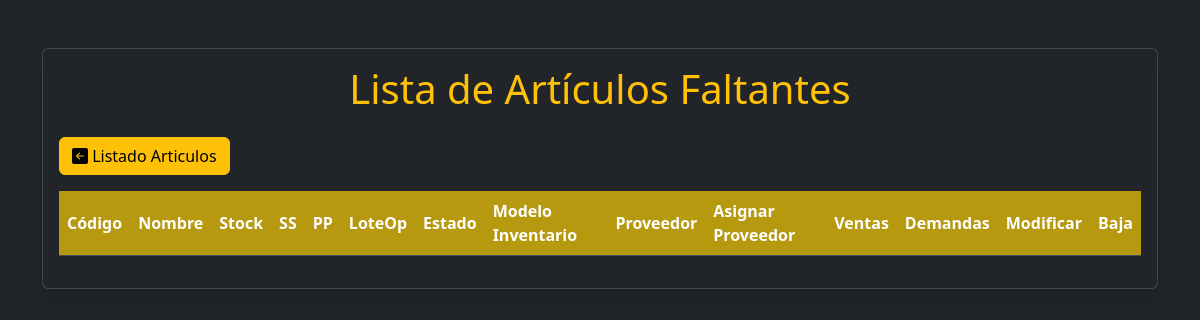
The page /lista_articulos_faltantes/ on the database as committed earlier.
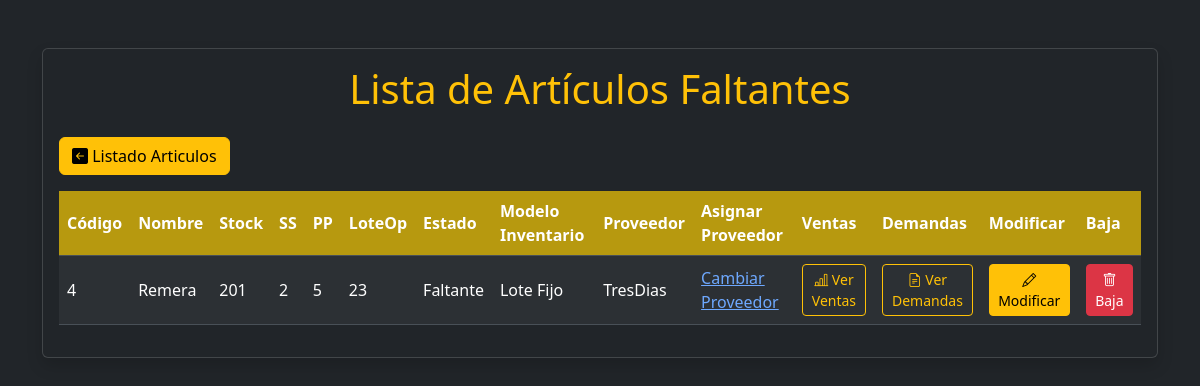
The same page on the database as committed later.
### stock/models.py (models this page shows)
class Articulo(models.Model):
    codArticulo = models.AutoField(primary_key=True)
    fechaAltaArticulo = models.DateField(auto_now_add=True)
    fechaBajaArticulo = models.DateField(null=True, blank=True, max_length=30)
    nombreArticulo = models.CharField(max_length=30)
    stockArticulo = models.IntegerField()
    puntoPedido = models.IntegerField(default=0)
    stockSeguridad = models.IntegerField(default=0)
    loteOptimo = models.IntegerField(default=0)
    cantidasIntervaloFijo = models.IntegerField(default=0)
    estado = models.ForeignKey(EstadoArticulo, on_delete=models.CASCADE, related_name='articulos')
    modeloInventario = models.ForeignKey(ModeloInventario, on_delete=models.CASCADE, related_name="articulos")
    proveedor = models.ForeignKey(Proveedor, on_delete=models.CASCADE, related_name='articulos', null=True)

class EstadoArticulo(models.Model):
    codEA = models.AutoField(primary_key=True)
    nombreEA = models.CharField(max_length=30,null=False)
    fechaHoraBajaEA = models.DateField(null=True, blank=True)

class ModeloInventario(models.Model):
    codMI = models.AutoField(primary_key=True)
    nombreMI = models.CharField(max_length=30,null=False)

class Proveedor(models.Model):
    codProveedor = models.AutoField(primary_key=True)
    fechaBajaProveedor = models.DateField(null=True, blank=True)
    nombreProveedor = models.CharField(null=False, blank=False, max_length=30)
    diasDeDemora = models.IntegerField(null=False, blank=False)
    precioXunidad = models.FloatField(null=False, blank=False)
    costo_pedido = models.FloatField(null=False, blank=False)

### stock/views.py (the view)
# urls.py: path('lista_articulos_faltantes/', ListaArticulosFaltantes.as_view(), name='lista_articulos_faltantes'),
class ListaArticulosFaltantes(ListView):
    model = Articulo
    template_name = 'listar_articulos_faltantes.html'
    context_object_name = 'articulos'
    def get_queryset(self):
        return Articulo.objects.filter(fechaBajaArticulo__isnull=True, estado__nombreEA='Faltante')

### stock/Templates/listar_articulos_faltantes.html (shortened to what the changed rows need)
<!DOCTYPE html>
<html lang="en" data-bs-theme="dark">
<head>
    <link href="https://cdn.jsdelivr.net/npm/bootstrap@5.3.3/dist/css/bootstrap.min.css" rel="stylesheet"
>
    <link rel="stylesheet" href="https://cdn.jsdelivr.net/npm/bootstrap-icons@1.11.3/font/bootstrap-icons.min.css">
</head>
<body>
    <div class="container mt-5">
        <div class="card shadow">
            <div class="card-body">
                <h1 class="card-title mb-4 text-center text-warning">Lista de Artículos Faltantes</h1>
                <div class="table-responsive">
                    <table class="table table-striped table-hover">
                        <thead>
                            <tr>
                                <th scope="col" style="background-color: rgba(221, 182, 9, 0.795);">Código</th>
                                <th scope="col" style="background-color: rgba(221, 182, 9, 0.795);">Nombre</th>
                                <th scope="col" style="background-color: rgba(221, 182, 9, 0.795);">Stock</th>
                                <th scope="col" style="background-color: rgba(221, 182, 9, 0.795);">SS</th>
                                <th scope="col" style="background-color: rgba(221, 182, 9, 0.795);">PP</th>
                                <th scope="col" style="background-color: rgba(221, 182, 9, 0.795);">LoteOp</th>
                                <th scope="col" style="background-color: rgba(221, 182, 9, 0.795);">Estado</th>
                                <th scope="col" style="background-color: rgba(221, 182, 9, 0.795);">Modelo Inventario</th>
                                <th scope="col" style="background-color: rgba(221, 182, 9, 0.795);">Proveedor</th>
                                <th scope="col" style="background-color: rgba(221, 182, 9, 0.795);">Asignar Proveedor</th>
                                <th scope="col" style="background-color: rgba(221, 182, 9, 0.795);">Ventas</th>
                                <th scope="col" style="background-color: rgba(221, 182, 9, 0.795);">Demandas</th>
                                <th scope="col" style="background-color: rgba(221, 182, 9, 0.795);">Modificar</th>
                                <th scope="col" style="background-color: rgba(221, 182, 9, 0.795);">Baja</th>
                            </tr>
                        </thead>
                        <tbody>
                            {% for articulo in articulos %}
                            <tr>
                                <td>{{ articulo.codArticulo }}</td>
                                <td>{{ articulo.nombreArticulo }}</td>
                                <td>{{ articulo.stockArticulo }}</td>
                                <td>{{ articulo.stockSeguridad }}</td>
                                <td>{{ articulo.puntoPedido }}</td>
                                <td>{{ articulo.loteOptimo }}</td>
                                <td>{{ articulo.estado.nombreEA }}</td>
                                <td>{{ articulo.modeloInventario.nombreMI }}</td>
                                <td>{{ articulo.proveedor.nombreProveedor }}</td>
                                <td><a href="{% url 'asignar_proveedor' articulo.pk %}">Cambiar Proveedor</a></td>
                                <td><a href="{% url 'ventas_articulo' articulo.pk %}" class="btn btn-outline-warning btn-sm"><i class="bi bi-bar-chart-line"></i> Ver Ventas</a></td>
                                <td><a href="{% url 'demandas_articulo' articulo.pk %}" class="btn btn-outline-warning btn-sm"><i class="bi bi-file-earmark-text"></i> Ver Demandas</a></td>
                                <td><a href="{% url 'modificar_articulo' articulo.pk %}" class="btn btn-warning btn-sm"><i class="bi bi-pencil"></i> Modificar</a></td>
                                <td>
                                    <form method="post" action="{% url 'baja_articulo' articulo.pk %}">
                                        <button onclick="return confirm('¿Estás seguro de que deseas dar de baja este artículo?');" type="submit" class="btn btn-danger btn-sm"><i class="bi bi-trash"></i> Baja</button>
                                    </form>
                                </td>
                            </tr>
                            {% endfor %}
                        </tbody>
                    </table>
                </div>
            </div>
        </div>
    </div>
</body>
</html>

Rows that differ between the two databases and show on the page:
now on this page (row edited): Articulo: codArticulo "4", nombreArticulo "Remera", stockArticulo "201", stockSeguridad "2", puntoPedido "5", loteOptimo "23", estado.nombreEA "Faltante", modeloInventario.nombreMI "Lote Fijo", proveedor.nombreProveedor "TresDias"
